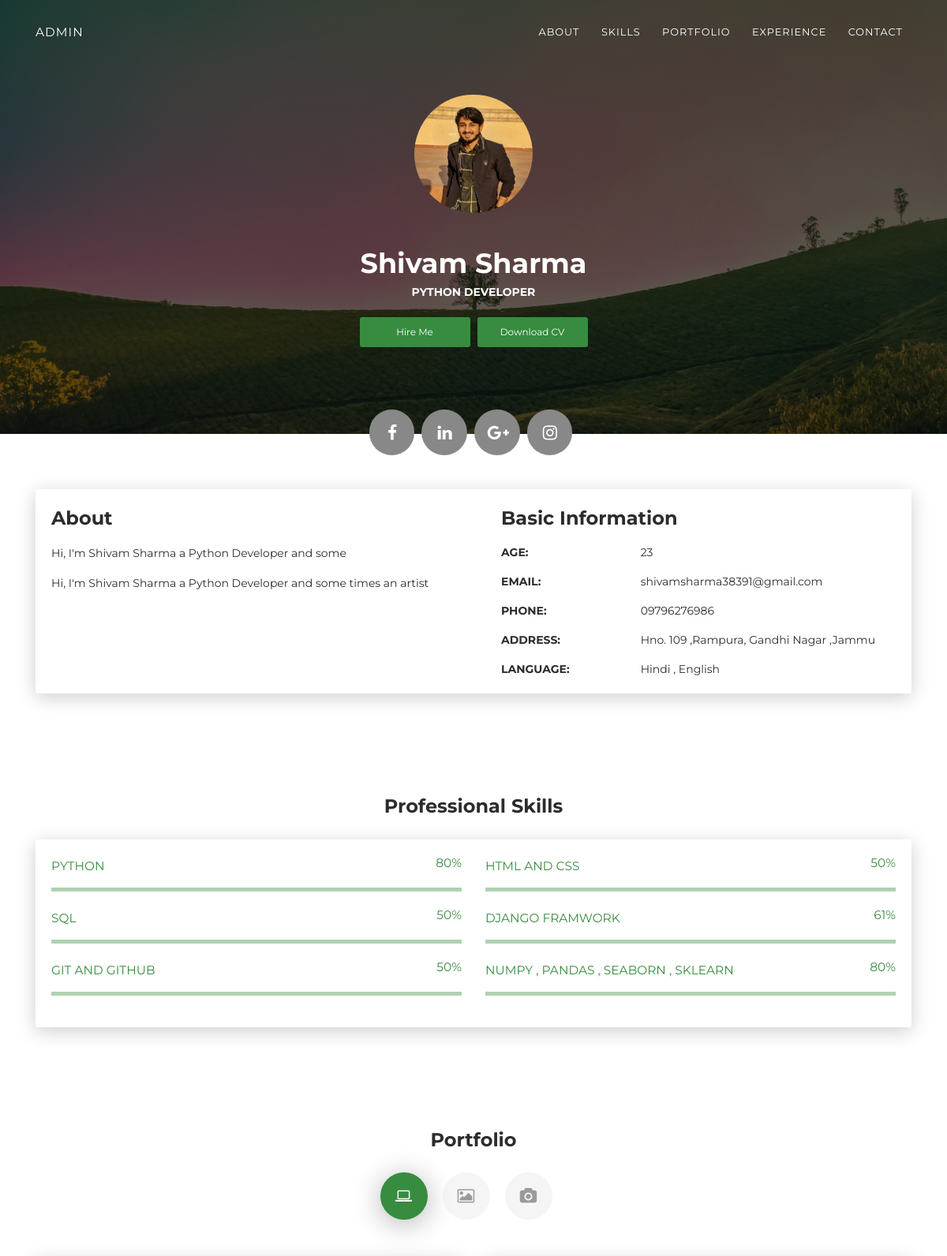
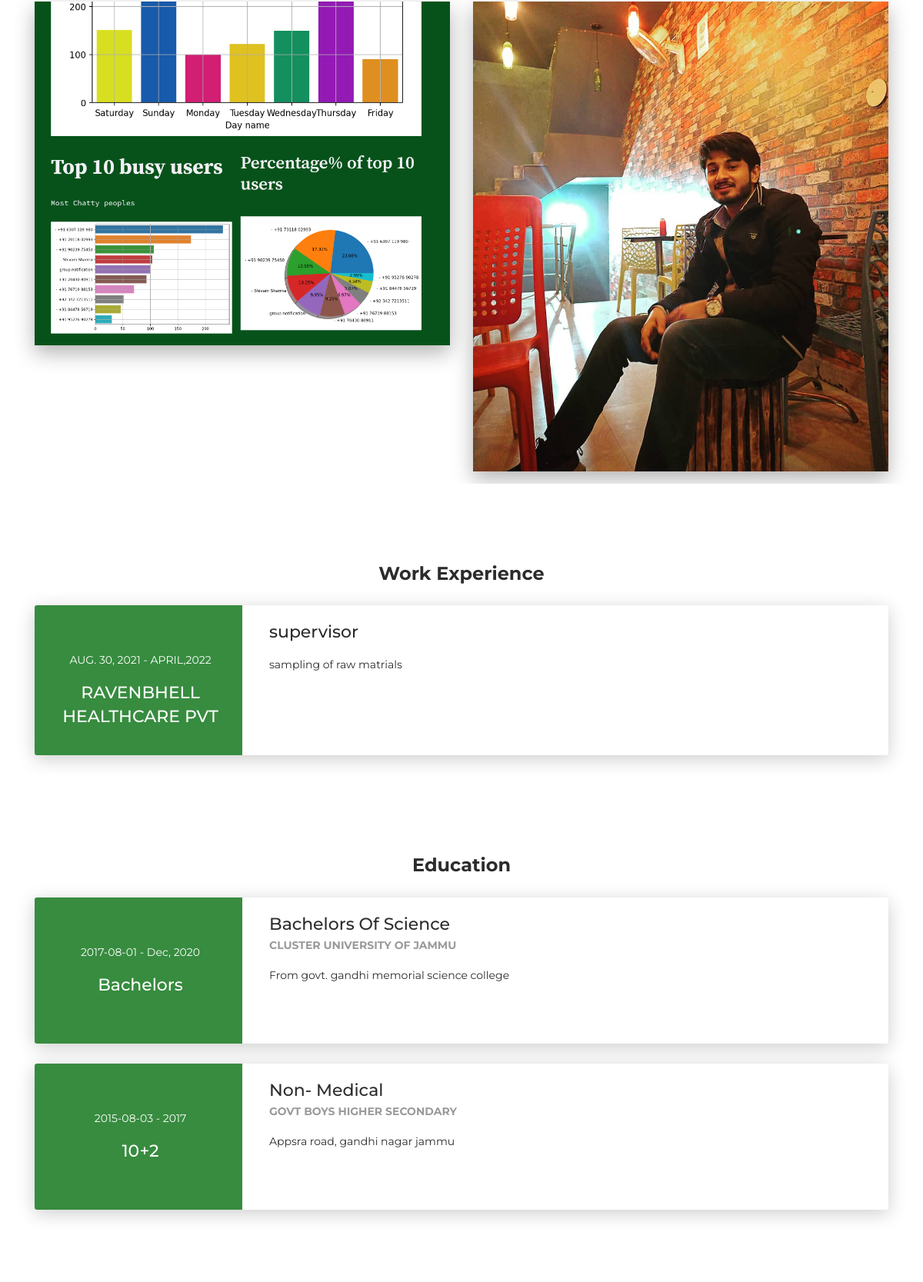
The page / (upper part) on the database its author committed (2 pictures, top to bottom).
### content/models.py (models this page shows, shortened)
class Profile(models.Model):
    profile_pic = models.ImageField(upload_to= 'profile/' )
    fullname = models.CharField(max_length=50)
    designation = models.CharField(max_length=50)
    cv = models.FileField(upload_to= 'profile/cv/', max_length=100)
    class Meta:
        verbose_name = 'Profile'
        verbose_name_plural = 'Profiles'

class About(models.Model):
    short_bio = models.CharField(max_length=50)
    long_bio = models.CharField(max_length=250)
    age = models.IntegerField()
    email = models.EmailField(max_length=254)
    address = models.CharField(max_length=100)
    phone = models.CharField(max_length=15)
    language = models.CharField(max_length=50)
    class Meta:
        verbose_name = 'About'
        verbose_name_plural = 'Abouts'

class Skill(models.Model):
    name_of_skill = models.CharField(max_length=50)
    pct= models.CharField( max_length=10)
    class Meta:
        verbose_name = 'Skill'
        verbose_name_plural = 'Skills'

class Webdevelopment(models.Model):
    image = models.ImageField(upload_to='portfolio/project1')
    project_name = models.CharField(max_length=50)
    description = models.CharField(max_length=250)
    link = models.CharField(max_length=150)
    class Meta:
        verbose_name = 'Webdevelopment'
        verbose_name_plural = 'Webdevelopments'

class Experience(models.Model):
    company_name = models.CharField( max_length=40)
    start_date = models.DateField()
    end_date = models.CharField(max_length=30)
    role = models.CharField(max_length=30)
    responsibility = models.TextField(blank=True)
    class Meta:
        verbose_name = 'Experience'
        verbose_name_plural = 'Experiences'

class Education(models.Model):
    qualification = models.CharField( max_length=40)
    start_date = models.DateField()
    end_date = models.CharField(max_length=30)
    degree = models.CharField(max_length=40)
    institute = models.CharField(max_length=60)
    descriptions = models.TextField(blank=True)
    class Meta:
        verbose_name =  'Education'
        verbose_name_plural =  'Educations'

### content/views.py (the view)
# urls.py: path('',views.home , name= 'index' ),
def home(request):
    profile = Profile.objects.first()
    about = About.objects.first()
    skill = Skill.objects.all()
    social = SocialMedia.objects.first()
    webdev_1 = Webdevelopment.objects.all()[0]
    webdev_2 = Webdevelopment.objects.all()[1]
    personal_one = Personal.objects.all()[0]
    personal_2 = Personal.objects.all()[1]
    selfphoto_1 = SefPhotograph.objects.all()[0]
    selfphoto_2 = SefPhotograph.objects.all()[1]
    exp = Experience.objects.all()
    edu = Education.objects.all()
    form = ContactForm()
    context ={'profile': profile,
              'about' : about,
              'skill' : skill,
              'social' : social,
              'personal_1': personal_one,
              'personal_2': personal_2,
              'selfphoto1': selfphoto_1,
              'selfphoto2': selfphoto_2,
              'edu': edu,
              'exp' : exp,
              'webdev_1': webdev_1,
              'webdev_2': webdev_2,
              'form' : form
              }
    return render(request , 'content/index.html',context)

### content/templates/content/index.html (shortened to what this page needs)
{% load static %}
<!DOCTYPE html>
<html lang="en-US">
  <head>
    <link href="https://maxcdn.bootstrapcdn.com/font-awesome/latest/css/font-awesome.min.css" rel="stylesheet">
    <link href="static/content/css/aos.css?ver=1.1.0" rel="stylesheet">
    <link href="static/content/css/bootstrap.min.css?ver=1.1.0" rel="stylesheet">
    <link href="static/content/css/main.css?ver=1.1.0" rel="stylesheet">
  </head>
  <body id="top">
    <header>
      <div class="profile-page sidebar-collapse">
        <nav class="navbar navbar-expand-lg fixed-top navbar-transparent bg-primary" color-on-scroll="400">
          <div class="container">
            <div class="navbar-translate"><a class="navbar-brand" href="{% url 'admin' %}" rel="tooltip">Admin</a>
            </div>
            <div class="collapse navbar-collapse justify-content-end" id="navigation">
              <ul class="navbar-nav">
                <li class="nav-item"><a class="nav-link smooth-scroll" href="#about">About</a></li>
                <li class="nav-item"><a class="nav-link smooth-scroll" href="#skill">Skills</a></li>
                <li class="nav-item"><a class="nav-link smooth-scroll" href="#portfolio">Portfolio</a></li>
                <li class="nav-item"><a class="nav-link smooth-scroll" href="#experience">Experience</a></li>
                <li class="nav-item"><a class="nav-link smooth-scroll" href="#contact">Contact</a></li>
              </ul>
            </div>
          </div>
        </nav>
      </div>
    </header>
    <div class="page-content">
      <div>
            {% include 'content/includes/profile.html' %}
            {% include 'content/includes/about.html' %}
            {% include 'content/includes/skill.html' %}
            {% include 'content/includes/portfolio.html' %}
            {% include 'content/includes/experience.html' %}
            {% include 'content/includes/edu.html' %}
            {% include 'content/includes/contact.html' %}
  </body>
</html>

### content/templates/content/includes/profile.html (shortened to what this page needs)
<div class="profile-page">
    <div class="wrapper">
      <div class="page-header page-header-small" filter-color="green">
        <div class="container">
          <div class="content-center">
            <div class="cc-profile-image"><a href="#">
              <img src="{{ profile.profile_pic.url }}" alt="Image"/></a>
            </div>
            <div class="h2 title">{{profile.fullname | title}}</div>
            <p class="category text-white">{{profile.designation | title}}</p><a class="btn btn-primary smooth-scroll mr-2" href="#contact" data-aos="zoom-in" data-aos-anchor="data-aos-anchor">Hire Me</a><a class="btn btn-primary" href="{{profile.cv.url}}" data-aos="zoom-in" data-aos-anchor="data-aos-anchor">Download CV</a>
          </div>
        </div>
        <div class="section">
          <div class="container">
            <div class="button-container"><a class="btn btn-default btn-round btn-lg btn-icon" href="{{social.Facbook_link}}" rel="tooltip" title="Follow me on Facebook"><i class="fa fa-facebook"></i></a><a class="btn btn-default btn-round btn-lg btn-icon" href="{{social.Linkedin_link}}" rel="tooltip" title="Follow me on Linkedin"><i class="fa fa-linkedin"></i></a><a class="btn btn-default btn-round btn-lg btn-icon" href="{{social.Google_link}}" rel="tooltip" title="Follow me on Google+"><i class="fa fa-google-plus"></i></a><a class="btn btn-default btn-round btn-lg btn-icon" href="{{social.Instagram_link}}" rel="tooltip" title="Follow me on Instagram"><i class="fa fa-instagram"></i></a></div>
          </div>
        </div>
      </div>
    </div>
  </div>

### content/templates/content/includes/about.html
<div class="section" id="about">
    <div class="container">
      <div class="card" data-aos="fade-up" data-aos-offset="10">
        <div class="row">
          <div class="col-lg-6 col-md-12">
            <div class="card-body">
              <div class="h4 mt-0 title">About</div>
              <p>{{about.short_bio | capfirst}}</p>
              <p>{{about.long_bio | capfirst}}</p>
            </div>
          </div>
          <div class="col-lg-6 col-md-12">
            <div class="card-body">
              <div class="h4 mt-0 title">Basic Information</div>
              <div class="row">
                <div class="col-sm-4"><strong class="text-uppercase">Age:</strong></div>
                <div class="col-sm-8">{{about.age}}</div>
              </div>
              <div class="row mt-3">
                <div class="col-sm-4"><strong class="text-uppercase">Email:</strong></div>
                <div class="col-sm-8">{{about.email}}</div>
              </div>
              <div class="row mt-3">
                <div class="col-sm-4"><strong class="text-uppercase">Phone:</strong></div>
                <div class="col-sm-8">{{about.phone}}</div>
              </div>
              <div class="row mt-3">
                <div class="col-sm-4"><strong class="text-uppercase">Address:</strong></div>
                <div class="col-sm-8">{{about.address | title}}</div>
              </div>
              <div class="row mt-3">
                <div class="col-sm-4"><strong class="text-uppercase">Language:</strong></div>
                <div class="col-sm-8">{{about.language | title}}</div>
              </div>
            </div>
          </div>
        </div>
      </div>
    </div>
  </div>

### content/templates/content/includes/skill.html (shortened to what this page needs)
<div class="section" id="skill">
    <div class="container">
      <div class="h4 text-center mb-4 title">Professional Skills</div>
      <div class="card" data-aos="fade-up" data-aos-anchor-placement="top-bottom">
        <div class="card-body">
          <div class="row">
            {% for skill in skill %}
            <div class="col-md-6">
              <div class="progress-container progress-primary"><span class="progress-badge">{{skill.name_of_skill | title}}</span>
                <div class="progress">
                  <span class="progress-value">{{skill.pct}}</span>
                </div>
              </div>
            </div>
            {% endfor %}
              </div>
            </div>
          </div>
        </div>
      </div>
    </div>
  </div>

### content/templates/content/includes/portfolio.html (shortened to what this page needs)
{% load static %}
<div class="section" id="portfolio">
    <div class="container">
      <div class="row">
        <div class="col-md-6 ml-auto mr-auto">
          <div class="h4 text-center mb-4 title">Portfolio</div>
          <div class="nav-align-center">
            <ul class="nav nav-pills nav-pills-primary" role="tablist">
              <li class="nav-item"><a class="nav-link active" data-toggle="tab" href="#web-development" role="tablist"><i class="fa fa-laptop" aria-hidden="true"></i></a></li>
              <li class="nav-item"><a class="nav-link" data-toggle="tab" href="#graphic-design" role="tablist"><i class="fa fa-picture-o" aria-hidden="true"></i></a></li>
              <li class="nav-item"><a class="nav-link" data-toggle="tab" href="#Photography" role="tablist"><i class="fa fa-camera" aria-hidden="true"></i></a></li>
            </ul>
          </div>
        </div>
      </div>
      <div class="tab-content gallery mt-5">
        <div class="tab-pane active" id="web-development">
          <div class="ml-auto mr-auto">
            <div class="row">
              <div class="col-md-6">
                <div class="cc-porfolio-image img-raised" data-aos="fade-up" data-aos-anchor-placement="top-bottom"><a href="{{webdev_1.link}}">
                    <figure class="cc-effect"><img src="{{webdev_1.image.url}}" alt="Image"/>
                      <figcaption>
                      </figcaption>
                    </figure></a></div>
              </div>
              <div class="col-md-6">
                <div class="cc-porfolio-image img-raised" data-aos="fade-up" data-aos-anchor-placement="top-bottom"><a href="{{webdev_2.link}}">
                    <figure class="cc-effect"><img src="{{webdev_2.image.url}}" alt="Image"/>
                      <figcaption>
                      </figcaption>
                    </figure></a></div>
              </div>
            </div>
          </div>
        </div>
      </div>
    </div>
  </div>

### content/templates/content/includes/experience.html
<div class="section" id="experience">
    <div class="container cc-experience">
      <div class="h4 text-center mb-4 title">Work Experience</div>
      {% for exp in exp %}
      <div class="card">
        <div class="row">
          <div class="col-md-3 bg-primary" data-aos="fade-right" data-aos-offset="50" data-aos-duration="500">
            <div class="card-body cc-experience-header">
              <p>{{exp.start_date}} - {{exp.end_date}}</p>
              <div class="h5">{{exp.company_name}}</div>
            </div>
          </div>
          <div class="col-md-9" data-aos="fade-left" data-aos-offset="50" data-aos-duration="500">
            <div class="card-body">
              <div class="h5">{{exp.role}}</div>
              <p>{{exp.responsibility}}</p>
            </div>
          </div>
        </div>
      </div>
      {% endfor %}
    </div>
  </div>

### content/templates/content/includes/edu.html
<div class="section">
    <div class="container cc-education">
      <div class="h4 text-center mb-4 title">Education</div>
    {% for edu in edu %}
      <div class="card">
        <div class="row">
          <div class="col-md-3 bg-primary" data-aos="fade-right" data-aos-offset="50" data-aos-duration="500">
            <div class="card-body cc-education-header">
              <p>{{edu.start_date | title}}  -  {{edu.end_date | title}}</p>
              <div class="h5">{{edu.qualification | title}}</div>
            </div>
          </div>
          <div class="col-md-9" data-aos="fade-left" data-aos-offset="50" data-aos-duration="500">
            <div class="card-body">
              <div class="h5">{{edu.degree | title}}</div>
              <p class="category">{{edu.institute | title}}</p>
              <p>{{edu.descriptions | capfirst}}</p>
            </div>
          </div>
        </div>
      </div>
    {% endfor %}
    </div>
  </div>

### content/templates/content/includes/refer.html (shortened to what this page needs)
{% load static %}

### content/templates/content/includes/contact.html (shortened to what this page needs)
<div class="section" id="contact">
  </div></div>

### rows shown on the page
Profile: profile_pic (picture), fullname "Shivam Sharma", designation "PYTHON DEVELOPER"
About: short_bio "Hi, I'm Shivam Sharma a Python Developer and some", long_bio "Hi, I'm Shivam Sharma a Python Developer and some times an artist", age "23", email "shivamsharma38391@gmail.com", phone "09796276986", address "Hno. 109 ,Rampura, Gandhi Nagar ,Jammu", language "Hindi , English"
Skill: name_of_skill "PYTHON", pct "80%"
Skill: name_of_skill "HTML AND CSS", pct "50%"
Skill: name_of_skill "SQL", pct "50%"
Skill: name_of_skill "DJANGO FRAMWORK", pct "61%"
Skill: name_of_skill "GIT AND GITHUB", pct "50%"
Skill: name_of_skill "NUMPY , PANDAS , SEABORN , SKLEARN", pct "80%"
Webdevelopment: image (picture)
Webdevelopment: image (picture)
Experience: start_date "AUG. 30, 2021", end_date "APRIL,2022", company_name "RAVENBHELL HEALTHCARE PVT", role "supervisor", responsibility "sampling of raw matrials"
Education: start_date "2017-08-01", end_date "Dec, 2020", qualification "Bachelors", degree "Bachelors Of Science", institute "CLUSTER UNIVERSITY OF JAMMU", descriptions "From govt. gandhi memorial science college"
Education: start_date "2015-08-03", end_date "2017", qualification "10+2", degree "Non- Medical", institute "GOVT BOYS HIGHER SECONDARY", descriptions "Appsra road, gandhi nagar jammu"
